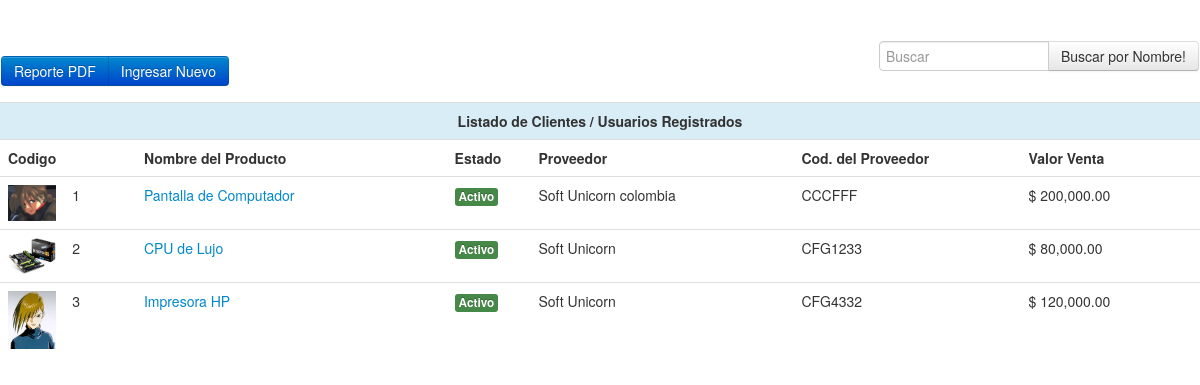
The app's page /producto.php (signed in) with its own data.
### tables this page shows
CREATE TABLE IF NOT EXISTS `producto` (
  `cod` varchar(255) NOT NULL,
  `prov` varchar(255) NOT NULL,
  `cprov` varchar(255) NOT NULL,
  `nom` varchar(255) NOT NULL,
  `costo` varchar(255) NOT NULL,
  `mayor` varchar(255) NOT NULL,
  `venta` varchar(255) NOT NULL,
  `cantidad` varchar(255) NOT NULL,
  `minimo` varchar(255) NOT NULL,
  `seccion` varchar(255) NOT NULL,
  `fecha` varchar(255) NOT NULL,
  `estado` varchar(255) NOT NULL,
  `clase` varchar(255) NOT NULL,
  PRIMARY KEY (`cod`)
);

CREATE TABLE IF NOT EXISTS `proveedor` (
  `codigo` int(255) NOT NULL AUTO_INCREMENT,
  `empresa` varchar(255) NOT NULL,
  `nom` varchar(255) NOT NULL,
  `dir` varchar(255) NOT NULL,
  `ciudad` varchar(255) NOT NULL,
  `tel` varchar(255) NOT NULL,
  `cel` varchar(255) NOT NULL,
  `correo` varchar(255) NOT NULL,
  `obs` varchar(255) NOT NULL,
  `estado` text NOT NULL,
  PRIMARY KEY (`codigo`)
);

### producto.php (the view, shortened to what this page needs)
<!DOCTYPE html>
<html lang="en">
<head>
    <link href="css/bootstrap.css" rel="stylesheet">
    <link href="css/bootstrap-responsive.css" rel="stylesheet">
    <link href="css/docs.css" rel="stylesheet">
    <link href="js/google-code-prettify/prettify.css" rel="stylesheet">
</head>
<body data-spy="scroll" data-target=".bs-docs-sidebar">
<table width="100%" border="0">
  <tr>
    <td>
    <div class="btn-group" data-toggle="buttons-checkbox">
        <button type="button" class="btn btn-primary" onClick="window.location='PDFproducto.php'">Reporte PDF</button>
        <button type="button" class="btn btn-primary" onClick="window.location='crear_producto.php'">Ingresar Nuevo</button>
    </div>
    </td>
    <td>
    <div align="right">
    <form method="post" action="" enctype="multipart/form-data" name="form1" id="form1">
      <div class="input-append">
             <input name="bus" type="text" class="span2" size="60" list="characters" placeholder="Buscar">
              <?php
                $can=mysql_query("SELECT * FROM producto");
              ?>
            <button class="btn" type="submit">Buscar por Nombre!</button>
      </div>
    </form>
    </div>
    </td>
  </tr>
</table>
<div align="center">
<table width="80%" border="0" class="table">
  <tr class="info">
    <td colspan="7"><center><strong>Listado de Clientes / Usuarios Registrados</strong></center></td>
  </tr>
  <tr>
    <td width="5%"><strong>Codigo</strong></td>
    <td width="6%">&nbsp;</td>
    <td width="26%"><strong>Nombre del Producto</strong></td>
    <td width="7%"><strong>Estado</strong></td>
    <td width="22%"><strong>Proveedor</strong></td>
    <td width="19%"><strong>Cod. del Proveedor</strong></td>
    <td width="15%"><strong>Valor Venta</strong></td>
  </tr>
    <?php
	if(empty($_POST['bus'])){
		$can=mysql_query("SELECT * FROM producto");
	}else{
		$buscar=$_POST['bus'];
		$can=mysql_query("SELECT * FROM producto where nom LIKE '$buscar%' or cod LIKE '$buscar%' or cprov LIKE '$buscar%'");
	}
	while($dato=mysql_fetch_array($can)){
		$codigo=$dato['cod'];
		if($dato['estado']=="n"){
			$estado='<span class="label label-important">Inactivo</span>';
		}else{
			$estado='<span class="label label-success">Activo</span>';
		}
		$cprov=$dato['prov'];
		$cann=mysql_query("SELECT * FROM proveedor where codigo=$cprov");
		if($datos=mysql_fetch_array($cann)){
			$n_prov=$datos['empresa'];
		}
	?>
  <tr>
    <td>
    <?php
		if (file_exists("articulo/".$codigo.".jpg")){
			echo '<img src="articulo/'.$codigo.'.jpg" width="50" height="50">';
		}else{
			echo '<img src="articulo/producto.png" width="50" height="50">';
		}
	?>
    </td>
    <td><?php echo $dato['cod']; ?></td>
    <td><a href="crear_producto.php?codigo=<?php echo $dato['cod']; ?>"><?php echo $dato['nom']; ?> </a></td>
    <td><a href="php_estado_producto.php?id=<?php echo $dato['cod']; ?>"><?php echo $estado; ?></a></td>
    <td><?php echo $n_prov; ?></td>
    <td><?php echo $dato['cprov']; ?></td>
    <td>$ <?php echo number_format($dato['venta'],2,".",","); ?></td>
    </tr>
    <?php } ?>
</table>
</div>
</body>
</html>

### css/docs.css (style rules this page uses)
body { position: relative; padding-top: 40px; }

### records on screen
producto: shows a picture, cod "1", nom "Pantalla de Computador", estado "Activo", proveedor.empresa "Soft Unicorn colombia", cprov "CCCFFF", venta "200,000.00"
producto: shows a picture, cod "2", nom "CPU de Lujo", estado "Activo", proveedor.empresa "Soft Unicorn", cprov "CFG1233", venta "80,000.00"
producto: shows a picture, cod "3", nom "Impresora HP", estado "Activo", proveedor.empresa "Soft Unicorn", cprov "CFG4332", venta "120,000.00"
